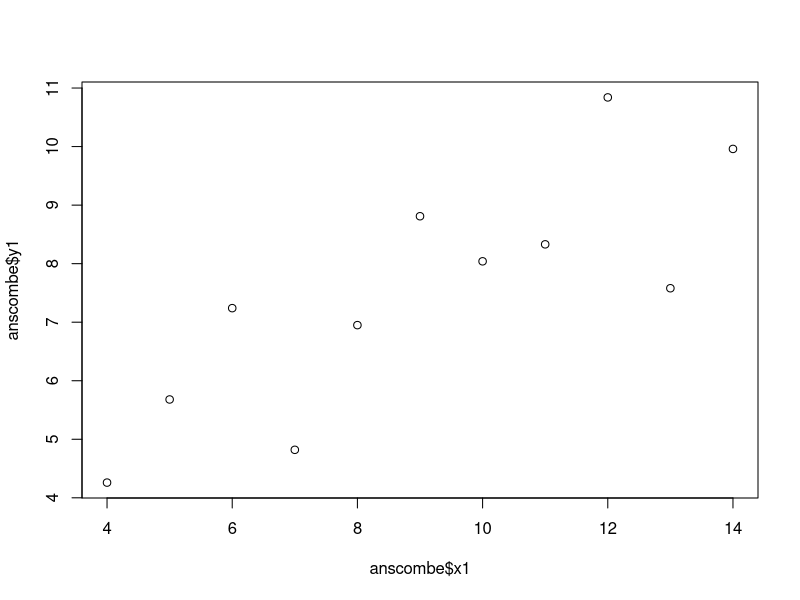
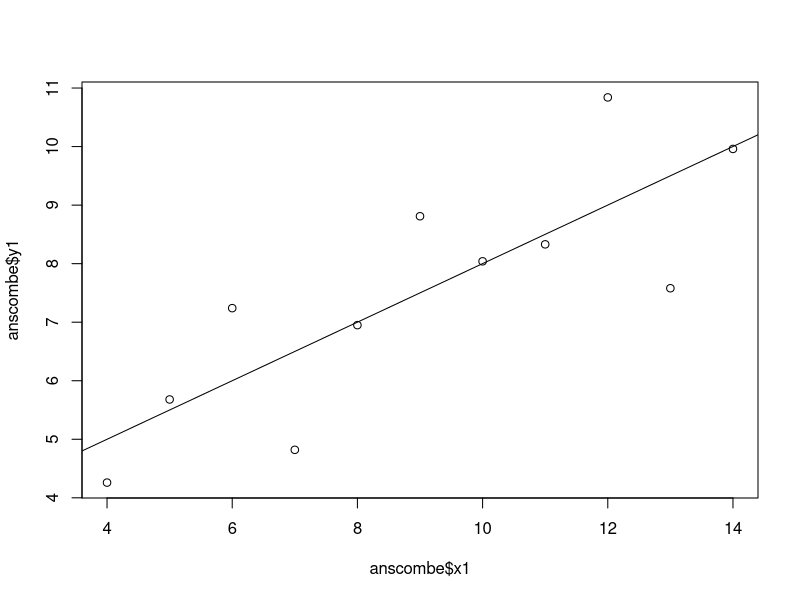
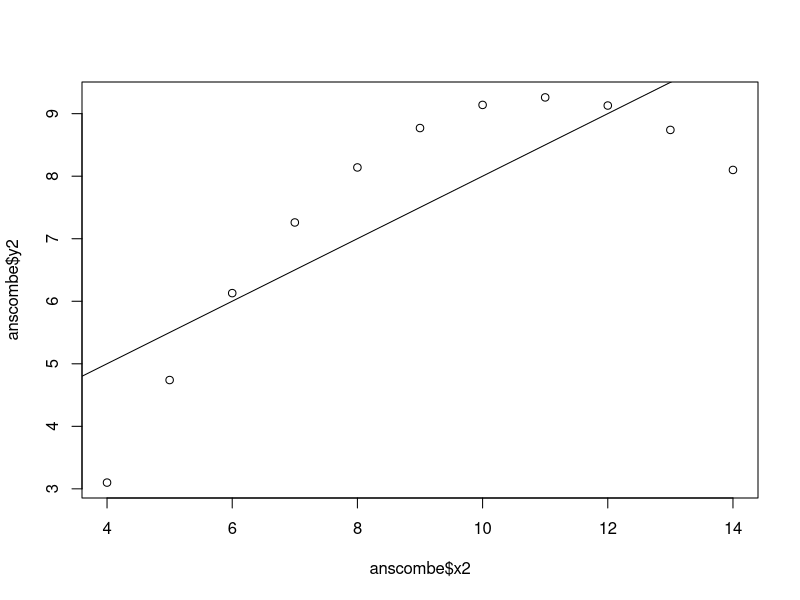
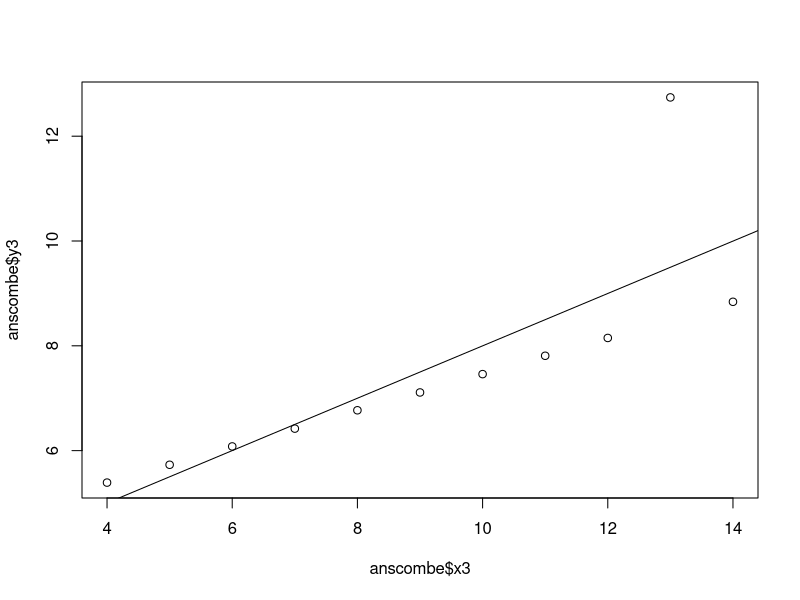
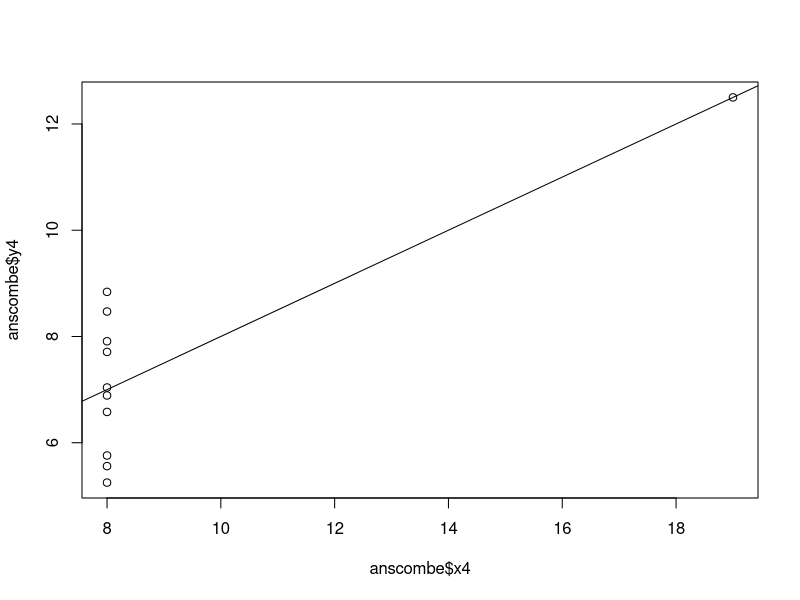
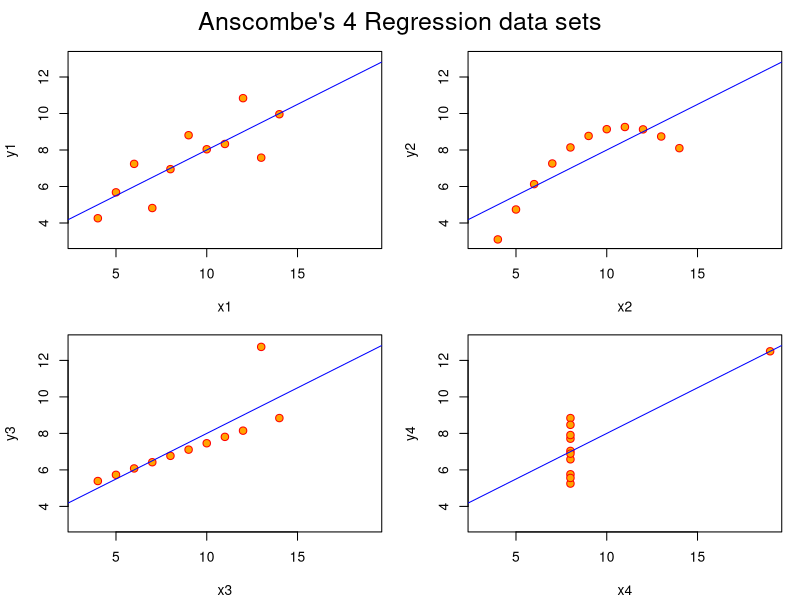
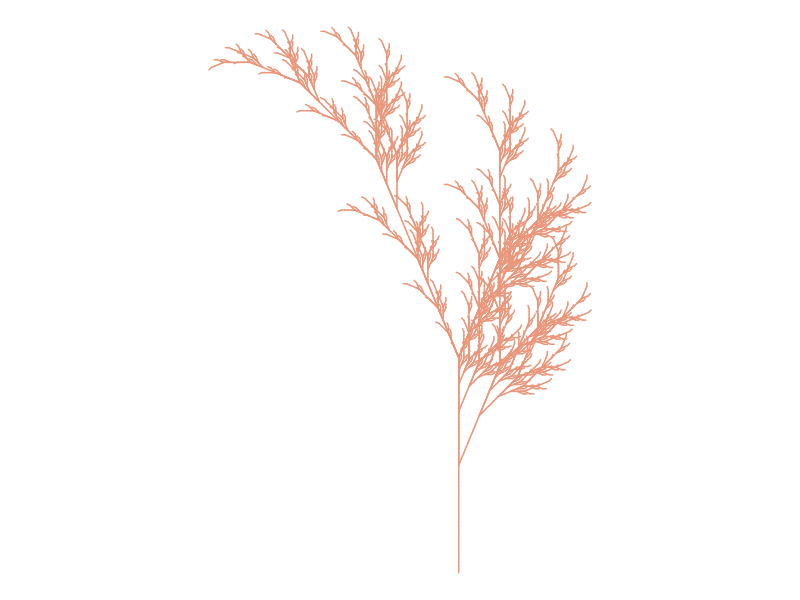

The R script that drew these images, in order:
## ---- chunk 1

## Anscombe (1973) Quartlet

data(anscombe)  # Load Anscombe's data
summary(anscombe)

## Simple version
plot(anscombe$x1,anscombe$y1)
summary(anscombe)

# Create four model objects
lm1 <- lm(y1 ~ x1, data=anscombe)
summary(lm1)
lm2 <- lm(y2 ~ x2, data=anscombe)
summary(lm2)
lm3 <- lm(y3 ~ x3, data=anscombe)
summary(lm3)
lm4 <- lm(y4 ~ x4, data=anscombe)
summary(lm4)
plot(anscombe$x1,anscombe$y1)
abline(coefficients(lm1))
plot(anscombe$x2,anscombe$y2)
abline(coefficients(lm2))
plot(anscombe$x3,anscombe$y3)
abline(coefficients(lm3))
plot(anscombe$x4,anscombe$y4)
abline(coefficients(lm4))


## Fancy version (per help file)

ff <- y ~ x
mods <- setNames(as.list(1:4), paste0("lm", 1:4))

# Plot using for loop
for(i in 1:4) {
  ff[2:3] <- lapply(paste0(c("y","x"), i), as.name)
  ## or   ff[[2]] <- as.name(paste0("y", i))
  ##      ff[[3]] <- as.name(paste0("x", i))
  mods[[i]] <- lmi <- lm(ff, data = anscombe)
  print(anova(lmi))
}

sapply(mods, coef)  # Note the use of this function
lapply(mods, function(fm) coef(summary(fm)))

# Preparing for the plots
op <- par(mfrow = c(2, 2), mar = 0.1+c(4,4,1,1), oma =  c(0, 0, 2, 0))

# Plot charts using for loop
for(i in 1:4) {
  ff[2:3] <- lapply(paste0(c("y","x"), i), as.name)
  plot(ff, data = anscombe, col = "red", pch = 21, bg = "orange", cex = 1.2,
       xlim = c(3, 19), ylim = c(3, 13))
  abline(mods[[i]], col = "blue")
}
mtext("Anscombe's 4 Regression data sets", outer = TRUE, cex = 1.5)
par(op)

## ---- chunk 2

# Title Fall color
# Credit: https://fronkonstin.com

library(gsubfn)
library(tidyverse)

# Define elements in plant art
# Each image corresponds to a different axiom, rules, angle and depth

# Leaf of Fall

axiom="X"
rules=list("X"="F-[[X]+X]+F[+FX]-X", "F"="FF")
angle=22.5
depth=6


for (i in 1:depth) axiom=gsubfn(".", rules, axiom)

actions=str_extract_all(axiom, "\\d*\\+|\\d*\\-|F|L|R|\\[|\\]|\\|") %>% unlist

status=data.frame(x=numeric(0), y=numeric(0), alfa=numeric(0))
points=data.frame(x1 = 0, y1 = 0, x2 = NA, y2 = NA, alfa=90, depth=1)


# Generating data
# Note: may take a minute or two

for (action in actions)
{
  if (action=="F")
  {
    x=points[1, "x1"]+cos(points[1, "alfa"]*(pi/180))
    y=points[1, "y1"]+sin(points[1, "alfa"]*(pi/180))
    points[1,"x2"]=x
    points[1,"y2"]=y
    data.frame(x1 = x, y1 = y, x2 = NA, y2 = NA,
               alfa=points[1, "alfa"],
               depth=points[1,"depth"]) %>% rbind(points)->points
  }
  if (action %in% c("+", "-")){
    alfa=points[1, "alfa"]
    points[1, "alfa"]=eval(parse(text=paste0("alfa",action, angle)))
  }
  if(action=="["){
    data.frame(x=points[1, "x1"], y=points[1, "y1"], alfa=points[1, "alfa"]) %>%
      rbind(status) -> status
    points[1, "depth"]=points[1, "depth"]+1
  }

  if(action=="]"){
    depth=points[1, "depth"]
    points[-1,]->points
    data.frame(x1=status[1, "x"], y1=status[1, "y"], x2=NA, y2=NA,
               alfa=status[1, "alfa"],
               depth=depth-1) %>%
      rbind(points) -> points
    status[-1,]->status
  }
}

ggplot() +
  geom_segment(aes(x = x1, y = y1, xend = x2, yend = y2),
               lineend = "round",
               color="darksalmon", # Set your own Fall color?
               data=na.omit(points)) +
  coord_fixed(ratio = 1) +
  theme_void() # No grid nor axes
